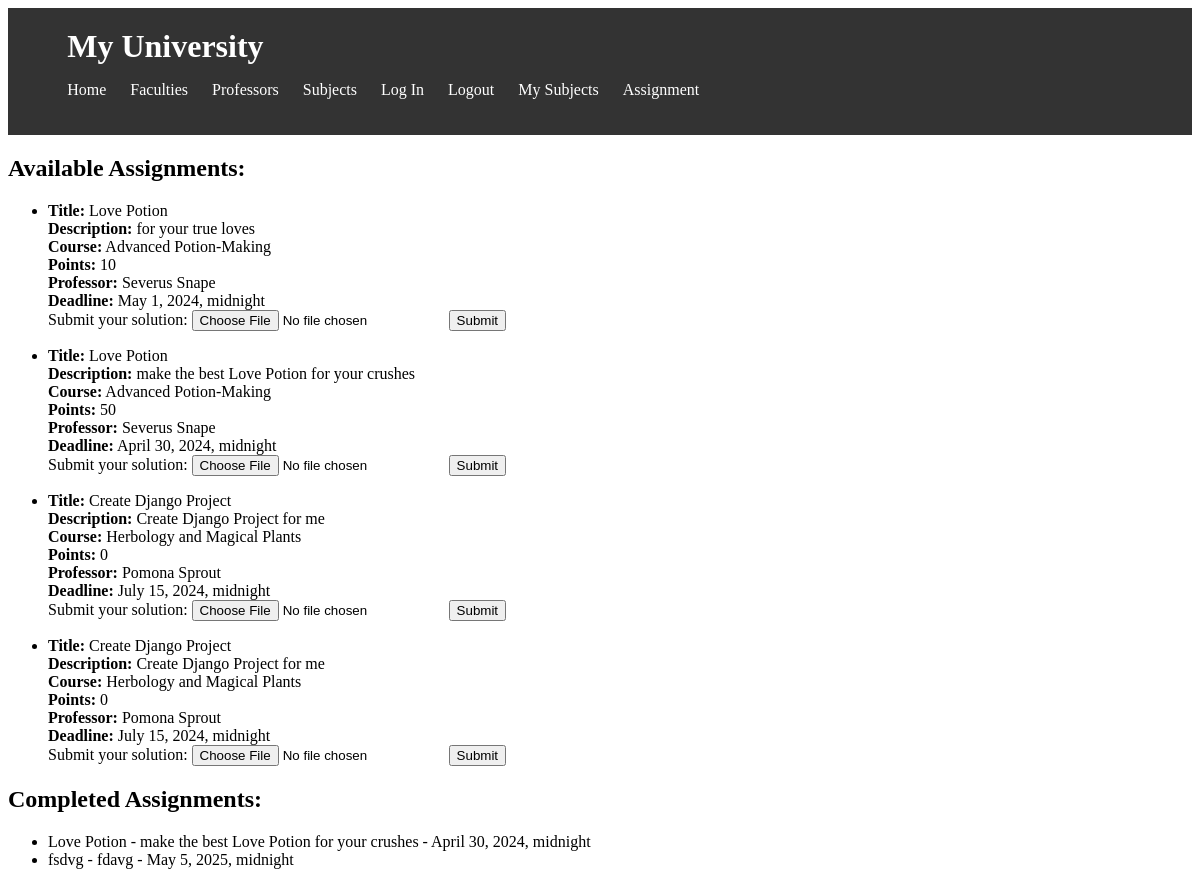
Page /assignments/ (signed in) on the committed database.
### university/models/assignment.py (models this page shows, shortened)
class Assignment(models.Model):
    title = models.CharField(max_length=100, verbose_name=_('Assignment Title'))
    description = models.TextField(verbose_name=_('Description'))
    course = models.ForeignKey(Course, on_delete=models.SET_NULL, related_name='assignments',
                               verbose_name=_('Course'), blank=True, null=True)
    deadline = models.DateTimeField(verbose_name=_('Deadline'))
    points = models.PositiveIntegerField(verbose_name=_('Points'), default=0)
    is_completed = models.BooleanField(default=False)
    created_at = models.DateTimeField(auto_now_add=True, verbose_name=_('Created At'))
    updated_at = models.DateTimeField(auto_now=True, verbose_name=_('Updated At'))
    class Meta:
        verbose_name = _('Assignment')
        verbose_name_plural = _('Assignments')
        ordering = ('-created_at',)

### university/models/course.py (models this page shows)
class Course(models.Model):
    name = models.CharField(max_length=100, verbose_name=_('Course Name'))
    description = models.TextField(verbose_name=_('Description'))
    professor = models.ForeignKey('university.Professor', on_delete=models.CASCADE, related_name='courses',
                                  verbose_name=_('Professor'), blank=True, null=True)
    syllabus = models.FileField(upload_to='university/syllabus/', verbose_name=_('Syllabus'))
    number_of_credits = models.PositiveIntegerField(verbose_name=_('Number of Credits'), default=0, blank=True)
    created_at = models.DateTimeField(auto_now_add=True, verbose_name=_('Created At'))
    updated_at = models.DateTimeField(auto_now=True, verbose_name=_('Updated At'))
    class Meta:
        verbose_name = _('Course')
        verbose_name_plural = _('Courses')
        ordering = ('-created_at',)
    def __str__(self):
        return self.name

### university/models/professor.py (models this page shows)
class Professor(models.Model):
    user = models.OneToOneField(User, on_delete=models.SET_NULL, related_name='professor', null=True, blank=True)
    first_name = models.CharField(max_length=100, verbose_name=_('First Name'))
    last_name = models.CharField(max_length=100, verbose_name=_('Last Name'))
    email = models.EmailField(max_length=100, verbose_name=_('Email'), default='', blank=True)
    faculty = models.ForeignKey('university.Faculty', on_delete=models.CASCADE, related_name='professors',
                                verbose_name=_('Faculty'), blank=True, null=True)
    created_at = models.DateTimeField(auto_now_add=True, verbose_name=_('Created At'))
    updated_at = models.DateTimeField(auto_now=True, verbose_name=_('Updated At'))
    class Meta:
        verbose_name = _('Professor')
        verbose_name_plural = _('Professors')
        ordering = ('-created_at',)
    def __str__(self):
        return f'{self.first_name} {self.last_name}'

### university/views/assignments.py (the view)
# urls.py: path('assignments/', assignments, name='assignments'),
@login_required
def assignments(request):
    if hasattr(request.user, 'student'):
        student = request.user.student
        enrolled_courses = TakingSubjects.objects.filter(student=student).values_list('course', flat=True)
        assignments = Assignment.objects.filter(course__in=enrolled_courses, is_completed=False)
        completed_assignments = Assignment.objects.filter(course__in=enrolled_courses, is_completed=True)
        if request.method == 'POST':
            form = AssignmentSubmissionForm(request.POST, request.FILES)
            if form.is_valid():
                assignment_id = form.cleaned_data['assignment_id']
                submission_file = form.cleaned_data['submission']
                assignment = Assignment.objects.get(id=assignment_id)
                assignment.submission = submission_file
                assignment.is_completed = True
                assignment.save()
                return redirect('assignments')
        else:
            form = AssignmentSubmissionForm()
        return render(request, 'university/assignment.html', {'assignments': assignments, 'completed_assignments': completed_assignments, 'form': form})
    else:
        return redirect('home')

### university/forms.py
class AssignmentSubmissionForm(forms.Form):
    assignment_id = forms.IntegerField(widget=forms.HiddenInput())
    submission = forms.FileField(label='Submit your solution')

### university/templates/university/assignment.html (shortened to what this page needs)
{% block content %}
    {% include 'university/header.html' %}
    {% if assignments %}
        <h2>Available Assignments:</h2>
        <ul>
            {% for assignment in assignments %}
                <li>
                    <strong>Title:</strong> {{ assignment.title }} <br>
                    <strong>Description:</strong> {{ assignment.description }} <br>
                    <strong>Course:</strong> {{ assignment.course }} <br>
                    <strong>Points:</strong> {{ assignment.points }} <br>
                    <strong>Professor:</strong> {{ assignment.course.professor }} <br>
                    <strong>Deadline:</strong> {{ assignment.deadline }} <br>
                </li>
                {% if not assignment.is_completed %}
                    <form method="post" enctype="multipart/form-data">
                        <label for="submission">Submit your solution:</label>
                        <input type="file" name="submission" id="submission">
                        <button type="submit">Submit</button>
                    </form>
                {% endif %}
            {% endfor %}
        </ul>
    {% else %}
        <p>No available assignments found.</p>
    {% endif %}
    {% if completed_assignments %}
        <h2>Completed Assignments:</h2>
        <ul>
            {% for assignment in completed_assignments %}
                <li>{{ assignment.title }} - {{ assignment.description }} - {{ assignment.deadline }}</li>
            {% endfor %}
        </ul>
    {% else %}
        <p>No completed assignments found.</p>
    {% endif %}
{% endblock %}

### rows in the picture
Assignment: title "Love Potion", description "for your true loves", course "Advanced Potion-Making", points "10", course.professor "Severus Snape", deadline "May 1, 2024, midnight"
Assignment: title "Love Potion", description "make the best Love Potion for your crushes", course "Advanced Potion-Making", points "50", course.professor "Severus Snape", deadline "April 30, 2024, midnight"
Assignment: title "Create Django Project", description "Create Django Project for me", course "Herbology and Magical Plants", points "0", course.professor "Pomona Sprout", deadline "July 15, 2024, midnight"
Assignment: title "Create Django Project", description "Create Django Project for me", course "Herbology and Magical Plants", points "0", course.professor "Pomona Sprout", deadline "July 15, 2024, midnight"
Assignment: title "Love Potion", description "make the best Love Potion for your crushes", deadline "April 30, 2024, midnight"
Assignment: title "fsdvg", description "fdavg", deadline "May 5, 2025, midnight"
